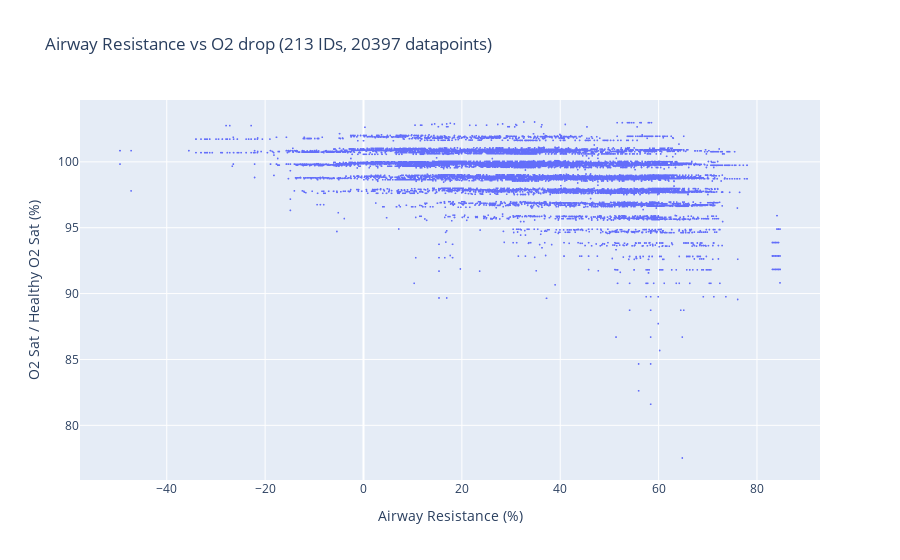

Notebook source saved alongside this figure:
### Markdown cell above
### Raw scatter plot

### Code cell
# Plot Airway resistance vs O2 drop
title = f"Airway Resistance vs O2 drop ({df.ID.nunique()} IDs, {len(df)} datapoints)"
fig = px.scatter(
    df, x="Airway Resistance (%)", y="O2 Sat / Healthy O2 Sat (%)", title=title
)
# Reduce marker size
fig.update_traces(marker=dict(size=2))
fig.show()
# 100% is about 98 for females and 97.4 for males
# Hence, threshold at 95% => 3-3.5% drop in O2 Saturation => 96.5-97% O2 Saturation

### Figure 1 — Plotly figure (JSON) as saved in the notebook; plotly's stock layout.template omitted (floating-point values rounded to 4 significant figures; data arrays with more than 128 entries replaced by an {"elided": "..."} marker saying what was removed)
{"data": [{"hovertemplate": "Airway Resistance (%)=%{x}<br>O2 Sat / Healthy O2 Sat (%)=%{y}<extra></extra>", "legendgroup": "", "marker": {"color": "#636efa", "size": 2, "symbol": "circle"}, "mode": "markers", "name": "", "showlegend": false, "type": "scattergl", "x": {"elided": "20397 float values"}, "xaxis": "x", "y": {"elided": "20397 float values"}, "yaxis": "y"}], "layout": {"legend": {"tracegroupgap": 0}, "title": {"text": "Airway Resistance vs O2 drop (213 IDs, 20397 datapoints)"}, "xaxis": {"anchor": "y", "domain": [0, 1], "title": {"text": "Airway Resistance (%)"}}, "yaxis": {"anchor": "x", "domain": [0, 1], "title": {"text": "O2 Sat / Healthy O2 Sat (%)"}}}}
